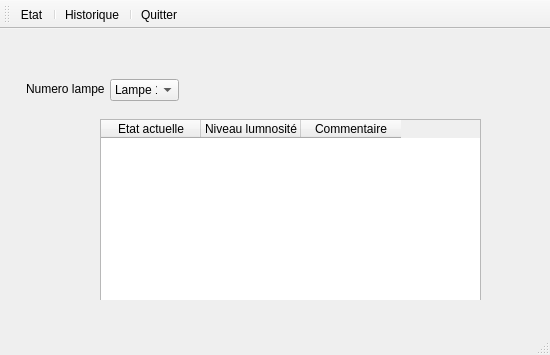
<?xml version="1.0" encoding="UTF-8"?>
<ui version="4.0">
 <class>LED</class>
 <widget class="QMainWindow" name="LED">
  <property name="geometry">
   <rect>
    <x>0</x>
    <y>0</y>
    <width>550</width>
    <height>355</height>
   </rect>
  </property>
  <property name="windowTitle">
   <string>MainWindow</string>
  </property>
  <widget class="QWidget" name="centralwidget">
   <widget class="QStackedWidget" name="stackedWidget">
    <property name="geometry">
     <rect>
      <x>0</x>
      <y>10</y>
      <width>541</width>
      <height>261</height>
     </rect>
    </property>
    <property name="currentIndex">
     <number>1</number>
    </property>
    <widget class="QWidget" name="Historique">
     <widget class="QTableWidget" name="tableWidget">
      <property name="geometry">
       <rect>
        <x>120</x>
        <y>100</y>
        <width>381</width>
        <height>161</height>
       </rect>
      </property>
      <column>
       <property name="text">
        <string>Numero Lampe</string>
       </property>
      </column>
      <column>
       <property name="text">
        <string>Etat</string>
       </property>
      </column>
      <column>
       <property name="text">
        <string>Niveau luminosité</string>
       </property>
      </column>
     </widget>
     <widget class="QLabel" name="label_2">
      <property name="geometry">
       <rect>
        <x>70</x>
        <y>30</y>
        <width>47</width>
        <height>13</height>
       </rect>
      </property>
      <property name="text">
       <string>Date</string>
      </property>
     </widget>
     <widget class="QLineEdit" name="lineEdit">
      <property name="geometry">
       <rect>
        <x>130</x>
        <y>30</y>
        <width>113</width>
        <height>20</height>
       </rect>
      </property>
     </widget>
    </widget>
    <widget class="QWidget" name="Etat">
     <widget class="QComboBox" name="comboBox">
      <property name="geometry">
       <rect>
        <x>110</x>
        <y>40</y>
        <width>69</width>
        <height>22</height>
       </rect>
      </property>
      <item>
       <property name="text">
        <string>Lampe 1</string>
       </property>
      </item>
      <item>
       <property name="text">
        <string>Lampe 2</string>
       </property>
      </item>
      <item>
       <property name="text">
        <string>Lampe 3</string>
       </property>
      </item>
     </widget>
     <widget class="QLabel" name="label">
      <property name="geometry">
       <rect>
        <x>26</x>
        <y>40</y>
        <width>81</width>
        <height>20</height>
       </rect>
      </property>
      <property name="text">
       <string>Numero lampe</string>
      </property>
     </widget>
     <widget class="QTableWidget" name="tableWidget_2">
      <property name="geometry">
       <rect>
        <x>100</x>
        <y>80</y>
        <width>381</width>
        <height>192</height>
       </rect>
      </property>
      <column>
       <property name="text">
        <string>Etat actuelle</string>
       </property>
      </column>
      <column>
       <property name="text">
        <string>Niveau lumnosité</string>
       </property>
      </column>
      <column>
       <property name="text">
        <string>Commentaire</string>
       </property>
      </column>
     </widget>
    </widget>
   </widget>
  </widget>
  <widget class="QStatusBar" name="statusbar"/>
  <widget class="QToolBar" name="toolBar">
   <property name="windowTitle">
    <string>toolBar</string>
   </property>
   <property name="iconSize">
    <size>
     <width>32</width>
     <height>32</height>
    </size>
   </property>
   <property name="toolButtonStyle">
    <enum>Qt::ToolButtonTextUnderIcon</enum>
   </property>
   <attribute name="toolBarArea">
    <enum>TopToolBarArea</enum>
   </attribute>
   <attribute name="toolBarBreak">
    <bool>false</bool>
   </attribute>
   <addaction name="actionEtat"/>
   <addaction name="separator"/>
   <addaction name="actionHistorique"/>
   <addaction name="separator"/>
   <addaction name="actionQuitter"/>
  </widget>
  <action name="actionEtat">
   <property name="icon">
    <iconset resource="images.qrc">
     <normaloff>:/Esprit/Projet/Fenetre/etat (2).png</normaloff>:/Esprit/Projet/Fenetre/etat (2).png</iconset>
   </property>
   <property name="text">
    <string>Etat</string>
   </property>
  </action>
  <action name="actionHistorique">
   <property name="icon">
    <iconset resource="images.qrc">
     <normaloff>:/Esprit/Projet/Fenetre/history.png</normaloff>:/Esprit/Projet/Fenetre/history.png</iconset>
   </property>
   <property name="text">
    <string>Historique</string>
   </property>
  </action>
  <action name="actionQuitter">
   <property name="icon">
    <iconset resource="images.qrc">
     <normaloff>:/Esprit/Projet/Fenetre/exit (1).png</normaloff>:/Esprit/Projet/Fenetre/exit (1).png</iconset>
   </property>
   <property name="text">
    <string>Quitter</string>
   </property>
  </action>
 </widget>
 <resources>
  <include location="images.qrc"/>
 </resources>
 <connections/>
</ui>
